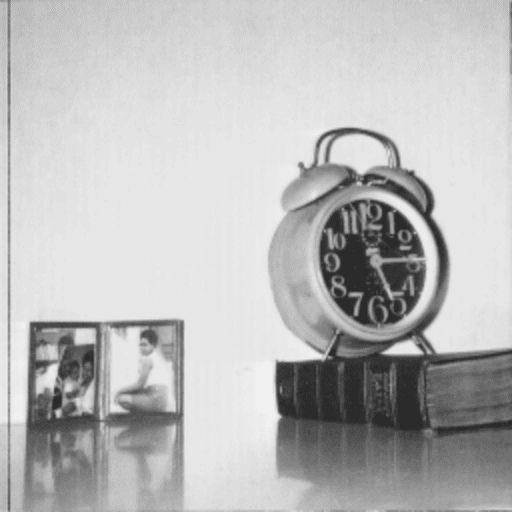
#> input picture watermarked.png, 512 x 512 px
$ python extraction.py
#> lines starting #> are read from the running program, lines starting #| are printed output that depends on the picture
import argparse
import time
from pathlib import Path

import cv2
import numpy as np

arnold_key = 10
watermark_size = 128


def compute_lbp_map(img):
    h, w = img.shape
    lbp = np.zeros((h, w), dtype=np.uint8)

    if h < 3 or w < 3:
        return lbp

    c = img[1:-1, 1:-1]
    code = np.zeros_like(c, dtype=np.uint8)
    code |= ((img[:-2, :-2] >= c).astype(np.uint8) << 7)
    code |= ((img[:-2, 1:-1] >= c).astype(np.uint8) << 6)
    code |= ((img[:-2, 2:] >= c).astype(np.uint8) << 5)
    code |= ((img[1:-1, 2:] >= c).astype(np.uint8) << 4)
    code |= ((img[2:, 2:] >= c).astype(np.uint8) << 3)
    code |= ((img[2:, 1:-1] >= c).astype(np.uint8) << 2)
    code |= ((img[2:, :-2] >= c).astype(np.uint8) << 1)
    code |= ((img[1:-1, :-2] >= c).astype(np.uint8) << 0)
    lbp[1:-1, 1:-1] = code
    return lbp


def inverse_arnold_map(img, iters):
    n = img.shape[0]
    out = img.copy()
    for _ in range(iters):
        temp = np.zeros_like(out)
        for x in range(n):
            for y in range(n):
                nx = (2 * x - y) % n
                ny = (-x + y) % n
                temp[nx, ny] = out[x, y]
        out = temp
    return out


def get_base_name(path):
    stem = Path(path).stem
    if stem.endswith("_watermarked"):
        return stem[: -len("_watermarked")]
    return stem


def main():
    parser = argparse.ArgumentParser(description="Extract watermark and restore host image")
    parser.add_argument("--watermarked", default="watermarked.png", help="Watermarked image path")
    parser.add_argument("--meta-dir", default=None, help="Directory containing location_map.npy and payload_len.npy")
    parser.add_argument("--restored-host", default="restored_host.png", help="Output restored host image path")
    parser.add_argument("--extracted-watermark", default="extracted_watermark.png", help="Output extracted watermark image path")
    args = parser.parse_args()

    wm_path = Path(args.watermarked)
    if not wm_path.exists():
        raise FileNotFoundError(f"Watermarked image not found: {wm_path}")

    meta_dir = Path(args.meta_dir) if args.meta_dir is not None else wm_path.parent
    location_map_path = meta_dir / "location_map.npy"
    payload_len_path = meta_dir / "payload_len.npy"
    if not location_map_path.exists() or not payload_len_path.exists():
        raise FileNotFoundError(f"Required metadata files not found in: {meta_dir}")

    start_time = time.perf_counter()

    # Read color image and extract luminance channel for extraction
    wm_color = cv2.imread(str(wm_path), cv2.IMREAD_COLOR)
#> wm_color is the input picture: shape (512, 512, 3); min 43, max 240, mean 186
    if wm_color is None:
        raise FileNotFoundError(f"Could not read watermarked image: {wm_path}")
    wm_ycrcb = cv2.cvtColor(wm_color, cv2.COLOR_BGR2YCrCb)
#> wm_ycrcb: shape (512, 512, 3); mean of channels 0, 1, 2 186, 128, 128
    wm_img = wm_ycrcb[:, :, 0].astype(np.int32)
    h, w = wm_img.shape
#> h = 512; w = 512

    location_map = np.load(str(location_map_path))
#> (reads location_map.npy from the repository)
    payload_len = int(np.load(str(payload_len_path)))
#> (reads payload_len.npy from the repository)

    restored = wm_img.copy()
    extracted_bits = []
    positions = []

    lm_idx = 0
    bit_idx = 0

    for i in range(0, h, 2):
        for j in range(0, w - 1, 2):
            if lm_idx >= len(location_map):
                break

            flag = location_map[lm_idx]
            lm_idx += 1

            if flag == 0:
                continue

            x = int(wm_img[i, j])
            y = int(wm_img[i, j + 1])

            d_new = x - y

            if bit_idx < payload_len:
                bit = d_new & 1
                extracted_bits.append(bit)
                positions.append((i, j))
                bit_idx += 1

            d = d_new // 2
            a = (x + y) // 2

            x_orig = a + (d + 1) // 2
            y_orig = a - d // 2

            restored[i, j] = x_orig
            restored[i, j + 1] = y_orig

        if lm_idx >= len(location_map):
            break
#> restored: shape (512, 512) int32; min 43, max 240, mean 185.9
#> after the loop, bit_idx = 16384; extracted_bits = 16384 values, max 1 at index 0, min 0 at index 2, mean 0.878; lm_idx = 16445; positions = 16384 pairs, first value 0 to 128, second value 0 to 510

    restored_lbp = compute_lbp_map(restored.astype(np.uint8))
#> in compute_lbp_map, `code |= ((img[:-2, :-2] >= c).astype(np.uint8) << 7)`:
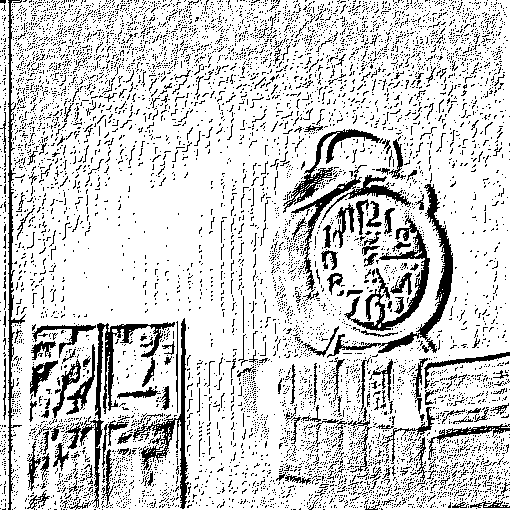
#> code: shape (510, 510); values 0 (black) and 128 (white), 81.6% white; black in thin lines or dots
#> in compute_lbp_map, `code |= ((img[:-2, 1:-1] >= c).astype(np.uint8) << 6)`:
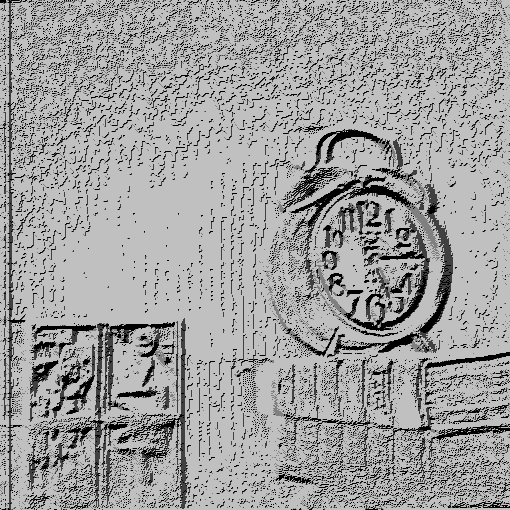
#> code: shape (510, 510); min 0, max 192, mean 159.2
#> in compute_lbp_map, `code |= ((img[:-2, 2:] >= c).astype(np.uint8) << 5)`:
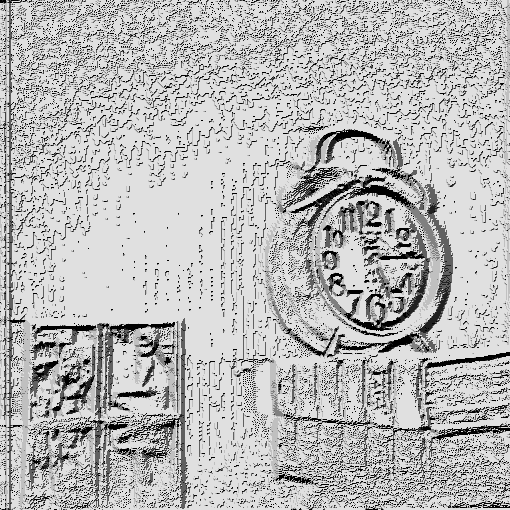
#> code: shape (510, 510); min 0, max 224, mean 185.2
#> in compute_lbp_map, `code |= ((img[2:, 2:] >= c).astype(np.uint8) << 3)`:
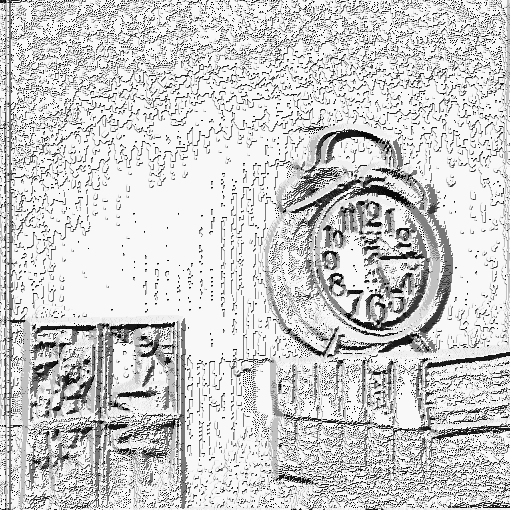
#> code: shape (510, 510); min 0, max 248, mean 205.3
#> in compute_lbp_map, `lbp[1:-1, 1:-1] = code`:
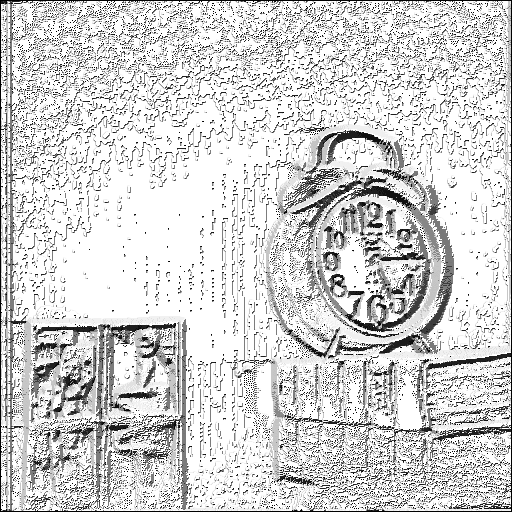
#> lbp: shape (512, 512); min 0, max 255, mean 209.6
    recovered_bits = []
    for bit, (i, j) in zip(extracted_bits, positions):
        lbp_bit = int(restored_lbp[i, j] & 1)
        recovered_bits.append(bit ^ lbp_bit)
#> this loop made 16384 passes
#> (bit, j) on passes 1 to 3: (1, 0), (1, 2), (0, 4)
#> after the loop, recovered_bits = 16384 values, max 1 at index 0, min 0 at index 2, mean 0.245

    recovered_bits = np.array(recovered_bits, dtype=np.uint8)
    wm_scrambled = recovered_bits[: watermark_size * watermark_size].reshape((watermark_size, watermark_size)) * 255
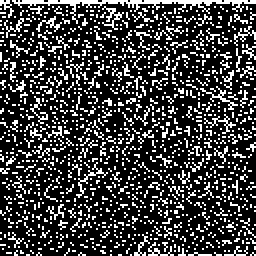
#> wm_scrambled: shape (128, 128) (shown 2 times larger); 24.5% white in thin lines or dots
    wm_final = inverse_arnold_map(wm_scrambled.astype(np.uint8), arnold_key)
#> after the loop in inverse_arnold_map, `for _ in range(iters):`:
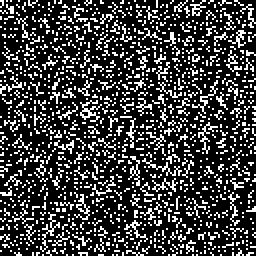
#> temp: shape (128, 128) (shown 2 times larger); 24.5% white in thin lines or dots

    # place restored Y back into the color image and save the restored host in color
    wm_ycrcb[:, :, 0] = restored.astype(np.uint8)
#> wm_ycrcb: shape (512, 512, 3); mean of channels 0, 1, 2 185.9, 128, 128
    restored_color = cv2.cvtColor(wm_ycrcb, cv2.COLOR_YCrCb2BGR)
    cv2.imwrite(args.restored_host, restored_color)
    # save extracted watermark as grayscale image (same as before)
    cv2.imwrite(args.extracted_watermark, wm_final)

    elapsed_time = time.perf_counter() - start_time
    np.save(meta_dir / f"{get_base_name(wm_path)}_extraction_time.npy", np.array(elapsed_time, dtype=np.float64))

    print("Extraction completed with Arnold descrambling")
    print(f"Restored host saved as: {args.restored_host}")
    print(f"Extracted watermark saved as: {args.extracted_watermark}")
    print(f"Extraction time: {elapsed_time:.6f} s")


if __name__ == "__main__":
    main()
